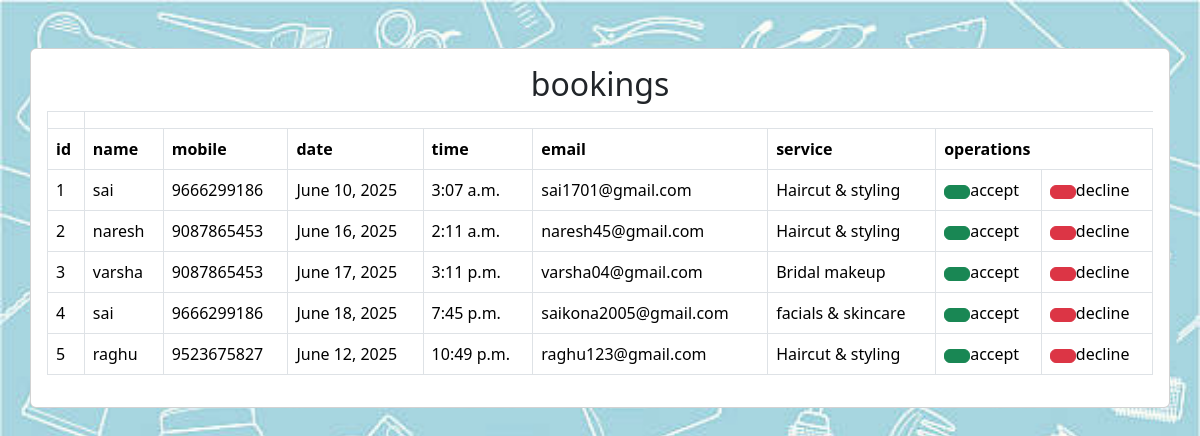
The app's page /read/ with its own data.
### crudapp/models.py (models this page shows)
class book(models.Model):
    service=[('Haircut & styling','Haircut & styling'),('facials & skincare','facials & skincare'),('Bridal makeup','Bridal makeup')]
    name=models.CharField(max_length=30)
    mobile=models.CharField(max_length=10)
    service=models.CharField(max_length=50,choices=service,null=True)
    email=models.EmailField(max_length=50,null=True)
    date=models.DateField()
    time=models.TimeField()

### crudapp/views.py (the view)
# urls.py: path('read/',views.read,name='read'),
def read(request):
   data=book.objects.all()
   return render(request,'read.html',{'info':data})

### crudapp/templates/read.html (shortened to what this page needs)
{%load static%}
<!DOCTYPE html>
<html>
<head>
    <link href="https://cdn.jsdelivr.net/npm/bootstrap@5.3.6/dist/css/bootstrap.min.css" rel="stylesheet">
</head>
<body>
    <div class="container card card-body  mt-5">
        <h2 class="text-center ">bookings</h2>
        <table class="table table-bordered">
            <th>
                <tr>
                    <th>id</th>
                    <th>name</th>
                    <th>mobile</th>
                    <th>date</th>
                    <th>time</th>
                    <th>email</th>
                    <th>service</th>
                    <th colspan="2">operations</th>
                </tr>
            </th>
            <tbody>
                {% for i in info %}
                <tr>
                    <td>{{i.id}}</td>
                    <td>{{i.name}}</td>
                    <td>{{i.mobile}}</td>
                    <td>{{i.date}}</td>
                    <td>{{i.time}}</td>
                    <td>{{i.email}}</td>
                    <td>{{i.service}}</td>
                    <td><a href="{% url 'mail'%}" class="btn btn-success"></a>accept</td>
                    <td><a href="{% url 'mail'%}" class="btn btn-danger"></a>decline</td>
                </tr>
                {% endfor %}
            </tbody>
        </table>
    </div>
</body>
</html>

### records on screen
book: id "1", name "sai", mobile "9666299186", date "June 10, 2025", time "3:07 a.m.", email "sai1701@gmail.com", service "Haircut & styling"
book: id "2", name "naresh", mobile "9087865453", date "June 16, 2025", time "2:11 a.m.", email "naresh45@gmail.com", service "Haircut & styling"
book: id "3", name "varsha", mobile "9087865453", date "June 17, 2025", time "3:11 p.m.", email "varsha04@gmail.com", service "Bridal makeup"
book: id "4", name "sai", mobile "9666299186", date "June 18, 2025", time "7:45 p.m.", email "saikona2005@gmail.com", service "facials & skincare"
book: id "5", name "raghu", mobile "9523675827", date "June 12, 2025", time "10:49 p.m.", email "raghu123@gmail.com", service "Haircut & styling"
